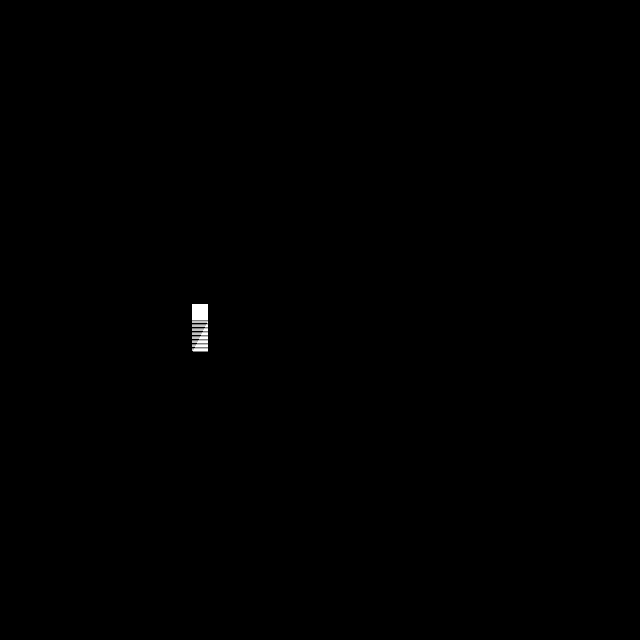

Rendered tile map (Tiled .tmx) drawn with the repository's tilesets; below, a short description and the map source with its tile grids summarised:
An orthogonal 40x40 tile map with 16x16 px tiles, 2 tile layers (Tile Layer 1, Tile Layer 2), 2 tilesets and 2 objects (2x Event).

<map version="1.2" tiledversion="1.3.1" orientation="orthogonal" renderorder="right-down" compressionlevel="0" width="40" height="40" tilewidth="16" tileheight="16" infinite="0" nextlayerid="4" nextobjectid="3">
 <properties>
  <property name="bgm" value="generic_cave" />
  <property name="encounter" value="encounterset_level00_danger05" />
  <property name="name" value="Cave of Hero" />
 </properties>
 <tileset firstgid="1" source="../tilesets/lower.tsx" />
 <tileset firstgid="176" source="../tilesets/upper.tsx" />
 <layer id="1" name="Tile Layer 1" width="40" height="40">
  <properties>
   <property name="z" value="0" />
  </properties>
  <data>[1600 cells, 1600 non-empty, 5 distinct tile ids]</data>
 </layer>
 <layer id="2" name="Tile Layer 2" width="40" height="40">
  <properties>
   <property name="z" value=".5" />
  </properties>
  <data>[1600 cells, 0 non-empty, 0 distinct tile ids]</data>
 </layer>
 <objectgroup id="3" name="Object Layer 1">
  <object id="1" name="tele" type="Event" x="192" y="304" width="16" height="16">
   <properties>
    <property name="onCollide" value="teleport('world1/herocave01.tmx', 18, 24)" />
   </properties>
  </object>
  <object id="2" name="barrier" type="Event" x="320" y="384" width="48" height="16">
   <properties>
    <property name="onCollide" value="play('world1/scaldingwater.lua')" />
    <property name="passable" value="IMPASSABLE" />
   </properties>
  </object>
 </objectgroup>
</map>
